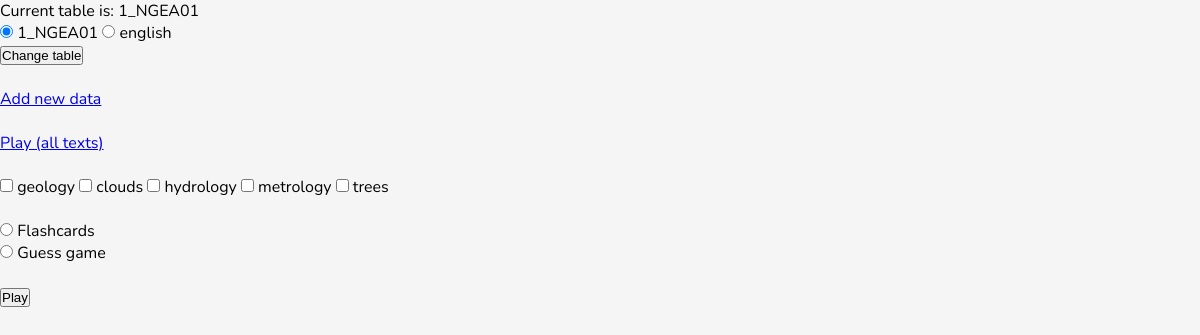
Before: / with the older database file.
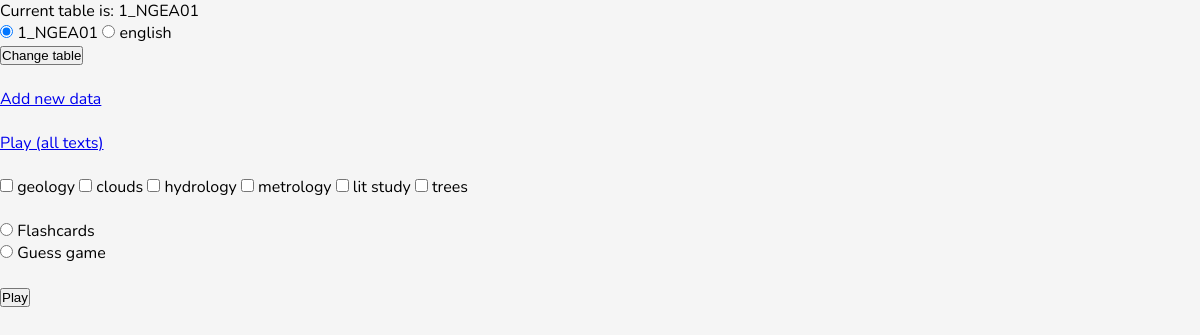
After: the same page with the newer database file.
### tables this page shows
CREATE TABLE "1_NGEA01" (
	"id"	INTEGER,
	"text1"	TEXT,
	"text2"	TEXT,
	"category"	TEXT,
	PRIMARY KEY("id" AUTOINCREMENT)
);

### app.py (the view)
@app.route("/", methods=['get', 'post'])
def index():
    table_select = request.form.get('table_select')
    if table_select and table_select not in ['Flashcards', 'Guess game']:
        db_hand.set_current_table(table_select)
        config_hand.set_last_opened_table(table_select)
    cats = db_hand.get_all_categories()
    tables = db_hand.get_tables()
    last_table = config_hand.get_last_opened_table()
    return render_template("index.html", categories=cats, tables=tables, last_table=last_table)

### app.py (called while the page is built)
@app.teardown_appcontext
def close_connection(exception):
    db = getattr(g, '_database', None)
    if db is not None:
        db.close()

### config_handler.py (called while the page is built)
    def get_last_opened_table(self):
        return config.get('DATABASE', 'last_opened_table')

### db_handler.py (called while the page is built)
    def get_all_categories(self):
        self.cursor.execute(f'SELECT {category_string} FROM "{self.current_table}"')
        data = self.cursor.fetchall()
        return (e[0] for e in set(data))

    def get_tables(self):
        ex = '''SELECT name FROM sqlite_master WHERE type="table"'''
        self.cursor.execute(ex)
        return [t[0] for t in self.cursor.fetchall() if not 'sqlite' in t[0]]

### templates/index.html (shortened to what this page needs)
<!DOCTYPE html>
<html>
    <head>
        <link rel="stylesheet" href="https://cdnjs.cloudflare.com/ajax/libs/font-awesome/6.1.1/css/all.min.css">
        <link rel="stylesheet" href="{{ url_for('static', filename='style.css') }}">
        <p>Current table is: {{ last_table }}</p>
        <form action="/" method="post">
            {% for table in tables %}
                {% if table == last_table %}
                    <input type="radio" name="table_select" value="{{ table }}" checked>
                {% else %}
                    <input type="radio" name="table_select" value="{{ table }}">
                {%  endif %}
            <label for="{{ table }}">{{ table }}</label>
            {% endfor %}
            <br>
            <input type="submit" value="Change table">
        </form>
        <br>
    </head>
    <body>
        <a href="{{ url_for('add_data')}}">Add new data</a>
        <br><br>
        <a href="{{ url_for('play_all')}}">Play (all texts)</a>
        <br><br>
        <form action="/play_category" method="post">
            {% for cat in categories %}
            <input type="checkbox", name="{{ cat }}">
            <label for="{{ cat }}">{{ cat }}</label>
            {% endfor %}
            <br><br>
            <input type="radio" name="table_select" value="Flashcards">
            <label for="Flashcards">Flashcards</label>
            <br>
            <input type="radio" name="table_select" value="Guess game">
            <label for="Guess game">Guess game</label>
            <br><br>
            <input type="submit" value="Play">
        </form>
    </body>
</html>

### static/style.css (style rules this page uses)
* { padding: 0; margin: 0; box-sizing: border-box; }
body { font-family: 'Nunito', sans-serif; font-size: 1rem; background-color: whitesmoke; }

Changed rows visible on the page:
added 1_NGEA01: category "lit study"
